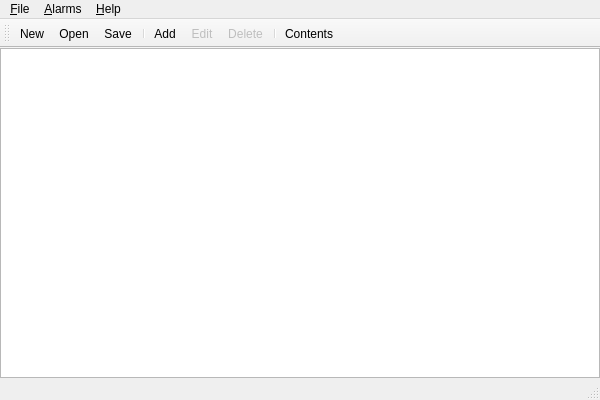
<?xml version="1.0" encoding="UTF-8"?>
<ui version="4.0">
 <class>Alarmz::MainWindow</class>
 <widget class="QMainWindow" name="Alarmz::MainWindow">
  <property name="geometry">
   <rect>
    <x>0</x>
    <y>0</y>
    <width>600</width>
    <height>400</height>
   </rect>
  </property>
  <property name="windowTitle">
   <string notr="true">Alarmz</string>
  </property>
  <property name="windowIcon">
   <iconset resource="Alarmz.qrc">
    <normaloff>:/icons/Alarmz.ico</normaloff>:/icons/Alarmz.ico</iconset>
  </property>
  <property name="iconSize">
   <size>
    <width>16</width>
    <height>16</height>
   </size>
  </property>
  <widget class="QWidget" name="centralWidget">
   <layout class="QVBoxLayout" name="verticalLayout">
    <property name="margin">
     <number>0</number>
    </property>
    <item>
     <widget class="AlarmsTreeView" name="alarmsTreeView">
      <property name="editTriggers">
       <set>QAbstractItemView::NoEditTriggers</set>
      </property>
      <property name="indentation">
       <number>0</number>
      </property>
     </widget>
    </item>
   </layout>
  </widget>
  <widget class="QMenuBar" name="menuBar">
   <property name="geometry">
    <rect>
     <x>0</x>
     <y>0</y>
     <width>600</width>
     <height>21</height>
    </rect>
   </property>
   <widget class="QMenu" name="menuFile">
    <property name="title">
     <string>&amp;File</string>
    </property>
    <addaction name="actionNew"/>
    <addaction name="actionOpen"/>
    <addaction name="actionSave"/>
    <addaction name="actionSaveAs"/>
    <addaction name="separator"/>
    <addaction name="actionOptions"/>
    <addaction name="separator"/>
    <addaction name="actionCloseWindow"/>
    <addaction name="actionExit"/>
   </widget>
   <widget class="QMenu" name="menuAlarms">
    <property name="title">
     <string>&amp;Alarms</string>
    </property>
    <addaction name="actionAdd"/>
    <addaction name="actionDuplicate"/>
    <addaction name="actionEdit"/>
    <addaction name="actionDelete"/>
    <addaction name="separator"/>
    <addaction name="actionEnable"/>
   </widget>
   <widget class="QMenu" name="menuHelp">
    <property name="title">
     <string>&amp;Help</string>
    </property>
    <addaction name="actionHelpContents"/>
    <addaction name="actionAbout"/>
   </widget>
   <addaction name="menuFile"/>
   <addaction name="menuAlarms"/>
   <addaction name="menuHelp"/>
  </widget>
  <widget class="QToolBar" name="mainToolBar">
   <property name="windowTitle">
    <string>Main Toolbar</string>
   </property>
   <attribute name="toolBarArea">
    <enum>TopToolBarArea</enum>
   </attribute>
   <attribute name="toolBarBreak">
    <bool>false</bool>
   </attribute>
   <addaction name="actionNew"/>
   <addaction name="actionOpen"/>
   <addaction name="actionSave"/>
   <addaction name="separator"/>
   <addaction name="actionAdd"/>
   <addaction name="actionEdit"/>
   <addaction name="actionDelete"/>
   <addaction name="separator"/>
   <addaction name="actionHelpContents"/>
  </widget>
  <widget class="QStatusBar" name="statusBar"/>
  <action name="actionNew">
   <property name="icon">
    <iconset resource="Alarmz.qrc">
     <normaloff>:/silk/silk/page_white.png</normaloff>:/silk/silk/page_white.png</iconset>
   </property>
   <property name="text">
    <string>&amp;New...</string>
   </property>
   <property name="shortcut">
    <string>Ctrl+N</string>
   </property>
  </action>
  <action name="actionOpen">
   <property name="icon">
    <iconset resource="Alarmz.qrc">
     <normaloff>:/silk/silk/folder_page_white.png</normaloff>:/silk/silk/folder_page_white.png</iconset>
   </property>
   <property name="text">
    <string>&amp;Open...</string>
   </property>
   <property name="shortcut">
    <string>Ctrl+O</string>
   </property>
  </action>
  <action name="actionSave">
   <property name="icon">
    <iconset resource="Alarmz.qrc">
     <normaloff>:/silk/silk/disk.png</normaloff>:/silk/silk/disk.png</iconset>
   </property>
   <property name="text">
    <string>&amp;Save</string>
   </property>
   <property name="shortcut">
    <string>Ctrl+S</string>
   </property>
  </action>
  <action name="actionSaveAs">
   <property name="text">
    <string>Save &amp;As...</string>
   </property>
   <property name="shortcut">
    <string>F12</string>
   </property>
  </action>
  <action name="actionOptions">
   <property name="text">
    <string>O&amp;ptions...</string>
   </property>
  </action>
  <action name="actionCloseWindow">
   <property name="text">
    <string>&amp;Close Window</string>
   </property>
   <property name="shortcut">
    <string>Ctrl+W</string>
   </property>
  </action>
  <action name="actionExit">
   <property name="text">
    <string>E&amp;xit</string>
   </property>
   <property name="shortcut">
    <string>Ctrl+Q</string>
   </property>
  </action>
  <action name="actionAdd">
   <property name="icon">
    <iconset resource="Alarmz.qrc">
     <normaloff>:/silk/silk/add.png</normaloff>:/silk/silk/add.png</iconset>
   </property>
   <property name="text">
    <string>&amp;Add...</string>
   </property>
   <property name="shortcut">
    <string>Ctrl+A</string>
   </property>
  </action>
  <action name="actionDuplicate">
   <property name="enabled">
    <bool>false</bool>
   </property>
   <property name="text">
    <string>&amp;Duplicate</string>
   </property>
   <property name="shortcut">
    <string>Ctrl+D</string>
   </property>
  </action>
  <action name="actionEdit">
   <property name="enabled">
    <bool>false</bool>
   </property>
   <property name="icon">
    <iconset resource="Alarmz.qrc">
     <normaloff>:/silk/silk/pencil.png</normaloff>:/silk/silk/pencil.png</iconset>
   </property>
   <property name="text">
    <string>&amp;Edit...</string>
   </property>
   <property name="shortcut">
    <string>Ctrl+E</string>
   </property>
  </action>
  <action name="actionDelete">
   <property name="enabled">
    <bool>false</bool>
   </property>
   <property name="icon">
    <iconset resource="Alarmz.qrc">
     <normaloff>:/silk/silk/delete.png</normaloff>:/silk/silk/delete.png</iconset>
   </property>
   <property name="text">
    <string>De&amp;lete</string>
   </property>
   <property name="shortcut">
    <string>Del</string>
   </property>
  </action>
  <action name="actionEnable">
   <property name="checkable">
    <bool>true</bool>
   </property>
   <property name="checked">
    <bool>true</bool>
   </property>
   <property name="text">
    <string>E&amp;nable</string>
   </property>
  </action>
  <action name="actionHelpContents">
   <property name="icon">
    <iconset resource="Alarmz.qrc">
     <normaloff>:/silk/silk/help.png</normaloff>:/silk/silk/help.png</iconset>
   </property>
   <property name="text">
    <string>&amp;Contents</string>
   </property>
   <property name="shortcut">
    <string>F1</string>
   </property>
  </action>
  <action name="actionAbout">
   <property name="text">
    <string>&amp;About...</string>
   </property>
   <property name="shortcut">
    <string>Ctrl+F1</string>
   </property>
  </action>
 </widget>
 <layoutdefault spacing="6" margin="11"/>
 <customwidgets>
  <customwidget>
   <class>AlarmsTreeView</class>
   <extends>QTreeView</extends>
   <header>AlarmsTreeView.h</header>
  </customwidget>
 </customwidgets>
 <resources>
  <include location="Alarmz.qrc"/>
 </resources>
 <connections/>
</ui>
